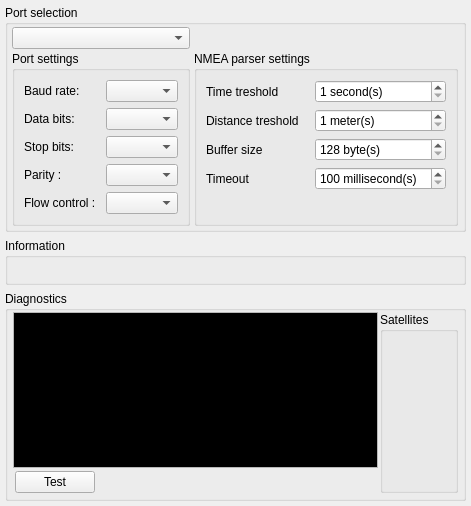
<?xml version="1.0" encoding="UTF-8"?>
<ui version="4.0">
 <class>PositioningMethodSerialPortOptions</class>
 <widget class="QWidget" name="PositioningMethodSerialPortOptions">
  <property name="geometry">
   <rect>
    <x>0</x>
    <y>0</y>
    <width>444</width>
    <height>506</height>
   </rect>
  </property>
  <property name="sizePolicy">
   <sizepolicy hsizetype="MinimumExpanding" vsizetype="MinimumExpanding">
    <horstretch>0</horstretch>
    <verstretch>0</verstretch>
   </sizepolicy>
  </property>
  <property name="windowTitle">
   <string notr="true">Serial port options</string>
  </property>
  <layout class="QGridLayout" name="gridLayout_6" rowstretch="0,0,0">
   <property name="leftMargin">
    <number>5</number>
   </property>
   <property name="topMargin">
    <number>5</number>
   </property>
   <property name="rightMargin">
    <number>5</number>
   </property>
   <property name="bottomMargin">
    <number>5</number>
   </property>
   <item row="2" column="0" colspan="2">
    <widget class="MGroupBox" name="gpbDiagnostics">
     <property name="title">
      <string>Diagnostics</string>
     </property>
     <layout class="QGridLayout" name="gridLayout_2" columnstretch="0,1,0,0,0,0">
      <property name="leftMargin">
       <number>5</number>
      </property>
      <property name="topMargin">
       <number>1</number>
      </property>
      <property name="rightMargin">
       <number>5</number>
      </property>
      <property name="bottomMargin">
       <number>5</number>
      </property>
      <property name="horizontalSpacing">
       <number>2</number>
      </property>
      <property name="verticalSpacing">
       <number>3</number>
      </property>
      <item row="0" column="0" colspan="3">
       <widget class="QPlainTextEdit" name="console">
        <property name="palette">
         <palette>
          <active>
           <colorrole role="Text">
            <brush brushstyle="SolidPattern">
             <color alpha="255">
              <red>0</red>
              <green>255</green>
              <blue>0</blue>
             </color>
            </brush>
           </colorrole>
           <colorrole role="Base">
            <brush brushstyle="SolidPattern">
             <color alpha="255">
              <red>0</red>
              <green>0</green>
              <blue>0</blue>
             </color>
            </brush>
           </colorrole>
          </active>
          <inactive>
           <colorrole role="Text">
            <brush brushstyle="SolidPattern">
             <color alpha="255">
              <red>0</red>
              <green>255</green>
              <blue>0</blue>
             </color>
            </brush>
           </colorrole>
           <colorrole role="Base">
            <brush brushstyle="SolidPattern">
             <color alpha="255">
              <red>0</red>
              <green>0</green>
              <blue>0</blue>
             </color>
            </brush>
           </colorrole>
          </inactive>
          <disabled>
           <colorrole role="Text">
            <brush brushstyle="SolidPattern">
             <color alpha="255">
              <red>106</red>
              <green>104</green>
              <blue>100</blue>
             </color>
            </brush>
           </colorrole>
           <colorrole role="Base">
            <brush brushstyle="SolidPattern">
             <color alpha="255">
              <red>212</red>
              <green>208</green>
              <blue>200</blue>
             </color>
            </brush>
           </colorrole>
          </disabled>
         </palette>
        </property>
        <property name="font">
         <font>
          <family>Terminal</family>
          <pointsize>6</pointsize>
         </font>
        </property>
        <property name="verticalScrollBarPolicy">
         <enum>Qt::ScrollBarAlwaysOff</enum>
        </property>
        <property name="horizontalScrollBarPolicy">
         <enum>Qt::ScrollBarAlwaysOff</enum>
        </property>
        <property name="maximumBlockCount">
         <number>100</number>
        </property>
       </widget>
      </item>
      <item row="1" column="1">
       <widget class="QPushButton" name="pbTest">
        <property name="sizePolicy">
         <sizepolicy hsizetype="Maximum" vsizetype="Fixed">
          <horstretch>0</horstretch>
          <verstretch>0</verstretch>
         </sizepolicy>
        </property>
        <property name="text">
         <string>Test</string>
        </property>
        <property name="checkable">
         <bool>true</bool>
        </property>
       </widget>
      </item>
      <item row="1" column="2">
       <spacer name="horizontalSpacer_2">
        <property name="orientation">
         <enum>Qt::Horizontal</enum>
        </property>
        <property name="sizeHint" stdset="0">
         <size>
          <width>40</width>
          <height>20</height>
         </size>
        </property>
       </spacer>
      </item>
      <item row="0" column="3" rowspan="2" colspan="3">
       <widget class="MGroupBox" name="gpbSatellites">
        <property name="title">
         <string>Satellites</string>
        </property>
        <layout class="QVBoxLayout" name="vltSatellites" stretch="1,2">
         <item>
          <widget class="SatelliteStatus" name="ssSignalQuality" native="true"/>
         </item>
         <item>
          <widget class="SatelliteStatus" name="ssPosition" native="true"/>
         </item>
        </layout>
       </widget>
      </item>
     </layout>
    </widget>
   </item>
   <item row="0" column="0" colspan="2">
    <widget class="MGroupBox" name="gpbSerialPort">
     <property name="title">
      <string>Port selection</string>
     </property>
     <property name="alignment">
      <set>Qt::AlignLeading|Qt::AlignLeft|Qt::AlignTop</set>
     </property>
     <layout class="QGridLayout" name="gridLayout">
      <property name="leftMargin">
       <number>4</number>
      </property>
      <property name="topMargin">
       <number>2</number>
      </property>
      <property name="rightMargin">
       <number>5</number>
      </property>
      <property name="bottomMargin">
       <number>3</number>
      </property>
      <property name="horizontalSpacing">
       <number>4</number>
      </property>
      <property name="verticalSpacing">
       <number>2</number>
      </property>
      <item row="0" column="0">
       <widget class="QComboBox" name="cmbPortName">
        <property name="sizePolicy">
         <sizepolicy hsizetype="Preferred" vsizetype="Preferred">
          <horstretch>0</horstretch>
          <verstretch>0</verstretch>
         </sizepolicy>
        </property>
       </widget>
      </item>
      <item row="2" column="0">
       <widget class="MGroupBox" name="gpbPortSettings">
        <property name="title">
         <string>Port settings</string>
        </property>
        <layout class="QGridLayout" name="gridLayout_5">
         <item row="0" column="0">
          <widget class="QLabel" name="lblBaudRate">
           <property name="text">
            <string>Baud rate:</string>
           </property>
          </widget>
         </item>
         <item row="1" column="0">
          <widget class="QLabel" name="lblDataBits">
           <property name="text">
            <string>Data bits:</string>
           </property>
          </widget>
         </item>
         <item row="2" column="0">
          <widget class="QLabel" name="lblStopBits">
           <property name="text">
            <string>Stop bits:</string>
           </property>
          </widget>
         </item>
         <item row="2" column="2">
          <widget class="QComboBox" name="cmbStopBits"/>
         </item>
         <item row="3" column="0">
          <widget class="QLabel" name="lblParity">
           <property name="text">
            <string>Parity :</string>
           </property>
          </widget>
         </item>
         <item row="3" column="2">
          <widget class="QComboBox" name="cmbParity"/>
         </item>
         <item row="4" column="2">
          <widget class="QComboBox" name="cmbFlowControl"/>
         </item>
         <item row="1" column="2">
          <widget class="QComboBox" name="cmbDataBits"/>
         </item>
         <item row="0" column="2">
          <widget class="QComboBox" name="cmbBaudRate"/>
         </item>
         <item row="4" column="0">
          <widget class="QLabel" name="lblFlowControl">
           <property name="text">
            <string>Flow control :</string>
           </property>
          </widget>
         </item>
         <item row="0" column="1" rowspan="5">
          <spacer name="horizontalSpacer_3">
           <property name="orientation">
            <enum>Qt::Horizontal</enum>
           </property>
           <property name="sizeType">
            <enum>QSizePolicy::MinimumExpanding</enum>
           </property>
           <property name="sizeHint" stdset="0">
            <size>
             <width>4</width>
             <height>20</height>
            </size>
           </property>
          </spacer>
         </item>
        </layout>
       </widget>
      </item>
      <item row="2" column="2">
       <widget class="MGroupBox" name="gpbParserSettings">
        <property name="title">
         <string>NMEA parser settings</string>
        </property>
        <layout class="QGridLayout" name="gridLayout_4">
         <item row="1" column="0">
          <widget class="QLabel" name="lblDistanceTreshold">
           <property name="text">
            <string>Distance treshold</string>
           </property>
          </widget>
         </item>
         <item row="4" column="0" colspan="3">
          <widget class="QLabel" name="lblWait">
           <property name="palette">
            <palette>
             <active>
              <colorrole role="WindowText">
               <brush brushstyle="SolidPattern">
                <color alpha="255">
                 <red>255</red>
                 <green>0</green>
                 <blue>0</blue>
                </color>
               </brush>
              </colorrole>
             </active>
             <inactive>
              <colorrole role="WindowText">
               <brush brushstyle="SolidPattern">
                <color alpha="255">
                 <red>255</red>
                 <green>0</green>
                 <blue>0</blue>
                </color>
               </brush>
              </colorrole>
             </inactive>
             <disabled>
              <colorrole role="WindowText">
               <brush brushstyle="SolidPattern">
                <color alpha="255">
                 <red>106</red>
                 <green>104</green>
                 <blue>100</blue>
                </color>
               </brush>
              </colorrole>
             </disabled>
            </palette>
           </property>
           <property name="text">
            <string/>
           </property>
          </widget>
         </item>
         <item row="1" column="2">
          <widget class="QSpinBox" name="spbDistanceTreshold">
           <property name="suffix">
            <string notr="true"> meter(s)</string>
           </property>
           <property name="minimum">
            <number>1</number>
           </property>
           <property name="maximum">
            <number>100</number>
           </property>
          </widget>
         </item>
         <item row="2" column="0">
          <widget class="QLabel" name="lblBufferSize">
           <property name="text">
            <string>Buffer size</string>
           </property>
          </widget>
         </item>
         <item row="3" column="2">
          <widget class="QSpinBox" name="spbTimeout">
           <property name="suffix">
            <string notr="true"> millisecond(s)</string>
           </property>
           <property name="minimum">
            <number>100</number>
           </property>
           <property name="maximum">
            <number>5000</number>
           </property>
          </widget>
         </item>
         <item row="0" column="2">
          <widget class="QSpinBox" name="spbTimeTreshold">
           <property name="suffix">
            <string notr="true"> second(s)</string>
           </property>
           <property name="minimum">
            <number>1</number>
           </property>
           <property name="maximum">
            <number>3600</number>
           </property>
          </widget>
         </item>
         <item row="2" column="2">
          <widget class="QSpinBox" name="spbBufferSize">
           <property name="suffix">
            <string notr="true"> byte(s)</string>
           </property>
           <property name="minimum">
            <number>128</number>
           </property>
           <property name="maximum">
            <number>2048</number>
           </property>
          </widget>
         </item>
         <item row="0" column="0">
          <widget class="QLabel" name="lblTimeTreshold">
           <property name="text">
            <string>Time treshold</string>
           </property>
           <property name="wordWrap">
            <bool>false</bool>
           </property>
          </widget>
         </item>
         <item row="3" column="0">
          <widget class="QLabel" name="lblTimeout">
           <property name="text">
            <string>Timeout</string>
           </property>
          </widget>
         </item>
         <item row="0" column="1" rowspan="4">
          <spacer name="horizontalSpacer">
           <property name="orientation">
            <enum>Qt::Horizontal</enum>
           </property>
           <property name="sizeType">
            <enum>QSizePolicy::MinimumExpanding</enum>
           </property>
           <property name="sizeHint" stdset="0">
            <size>
             <width>4</width>
             <height>20</height>
            </size>
           </property>
          </spacer>
         </item>
        </layout>
       </widget>
      </item>
     </layout>
    </widget>
   </item>
   <item row="1" column="0" colspan="2">
    <widget class="MGroupBox" name="groupBox">
     <property name="title">
      <string>Information</string>
     </property>
     <layout class="QGridLayout" name="gridLayout_3">
      <property name="leftMargin">
       <number>5</number>
      </property>
      <property name="topMargin">
       <number>5</number>
      </property>
      <property name="rightMargin">
       <number>5</number>
      </property>
      <property name="bottomMargin">
       <number>5</number>
      </property>
      <property name="spacing">
       <number>3</number>
      </property>
      <item row="0" column="0">
       <widget class="QLabel" name="lbPortData">
        <property name="text">
         <string/>
        </property>
       </widget>
      </item>
     </layout>
    </widget>
   </item>
  </layout>
 </widget>
 <customwidgets>
  <customwidget>
   <class>MGroupBox</class>
   <extends>QGroupBox</extends>
   <header>utils/mgroupbox.h</header>
   <container>1</container>
  </customwidget>
  <customwidget>
   <class>SatelliteStatus</class>
   <extends>QWidget</extends>
   <header location="global">QtGeo/satellitestatus.h</header>
   <container>1</container>
  </customwidget>
 </customwidgets>
 <resources/>
 <connections>
  <connection>
   <sender>cmbPortName</sender>
   <signal>currentIndexChanged(QString)</signal>
   <receiver>PositioningMethodSerialPortOptions</receiver>
   <slot>onPortSelected(QString)</slot>
   <hints>
    <hint type="sourcelabel">
     <x>80</x>
     <y>32</y>
    </hint>
    <hint type="destinationlabel">
     <x>167</x>
     <y>290</y>
    </hint>
   </hints>
  </connection>
  <connection>
   <sender>pbTest</sender>
   <signal>clicked(bool)</signal>
   <receiver>PositioningMethodSerialPortOptions</receiver>
   <slot>onTest(bool)</slot>
   <hints>
    <hint type="sourcelabel">
     <x>281</x>
     <y>547</y>
    </hint>
    <hint type="destinationlabel">
     <x>167</x>
     <y>290</y>
    </hint>
   </hints>
  </connection>
  <connection>
   <sender>spbBufferSize</sender>
   <signal>valueChanged(int)</signal>
   <receiver>PositioningMethodSerialPortOptions</receiver>
   <slot>updateUnits(int)</slot>
   <hints>
    <hint type="sourcelabel">
     <x>320</x>
     <y>129</y>
    </hint>
    <hint type="destinationlabel">
     <x>215</x>
     <y>187</y>
    </hint>
   </hints>
  </connection>
  <connection>
   <sender>spbDistanceTreshold</sender>
   <signal>valueChanged(int)</signal>
   <receiver>PositioningMethodSerialPortOptions</receiver>
   <slot>updateUnits(int)</slot>
   <hints>
    <hint type="sourcelabel">
     <x>320</x>
     <y>103</y>
    </hint>
    <hint type="destinationlabel">
     <x>215</x>
     <y>187</y>
    </hint>
   </hints>
  </connection>
  <connection>
   <sender>spbTimeTreshold</sender>
   <signal>valueChanged(int)</signal>
   <receiver>PositioningMethodSerialPortOptions</receiver>
   <slot>updateUnits(int)</slot>
   <hints>
    <hint type="sourcelabel">
     <x>320</x>
     <y>77</y>
    </hint>
    <hint type="destinationlabel">
     <x>215</x>
     <y>187</y>
    </hint>
   </hints>
  </connection>
  <connection>
   <sender>spbTimeout</sender>
   <signal>valueChanged(int)</signal>
   <receiver>PositioningMethodSerialPortOptions</receiver>
   <slot>updateUnits(int)</slot>
   <hints>
    <hint type="sourcelabel">
     <x>320</x>
     <y>155</y>
    </hint>
    <hint type="destinationlabel">
     <x>215</x>
     <y>187</y>
    </hint>
   </hints>
  </connection>
 </connections>
 <slots>
  <slot>onPortSelected(QString)</slot>
  <slot>onTest(bool)</slot>
  <slot>updateUnits(int)</slot>
 </slots>
</ui>
